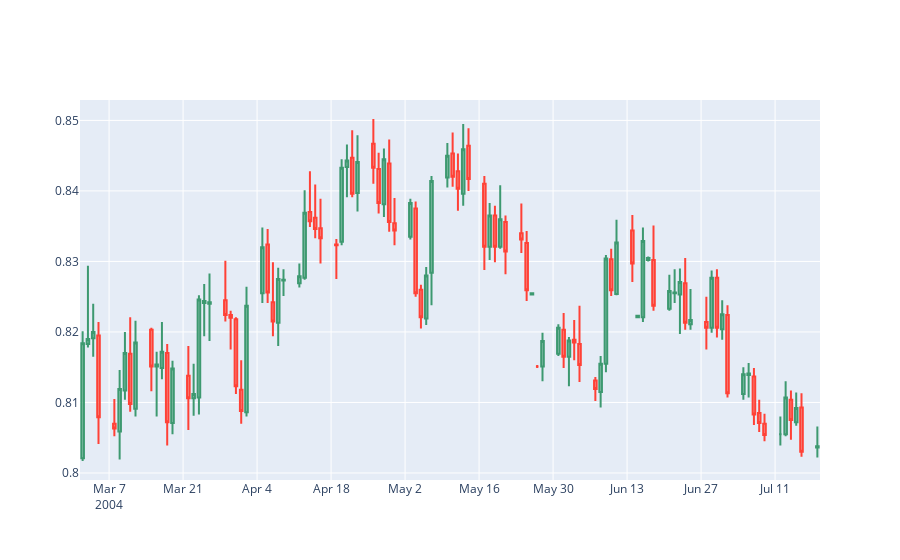

The code cell stored with this chart in its notebook:
### Code cell
fig = go.Figure(data=[go.Candlestick(x=raw_p['Date'],
                                        open=raw_p['Open'],
                                        high=raw_p['High'],
                                        low=raw_p['Low'],
                                        close=raw_p['Price']
                                            )
                                             ])

fig.update_layout(xaxis_rangeslider_visible=False) # remove range finder

fig.show()
